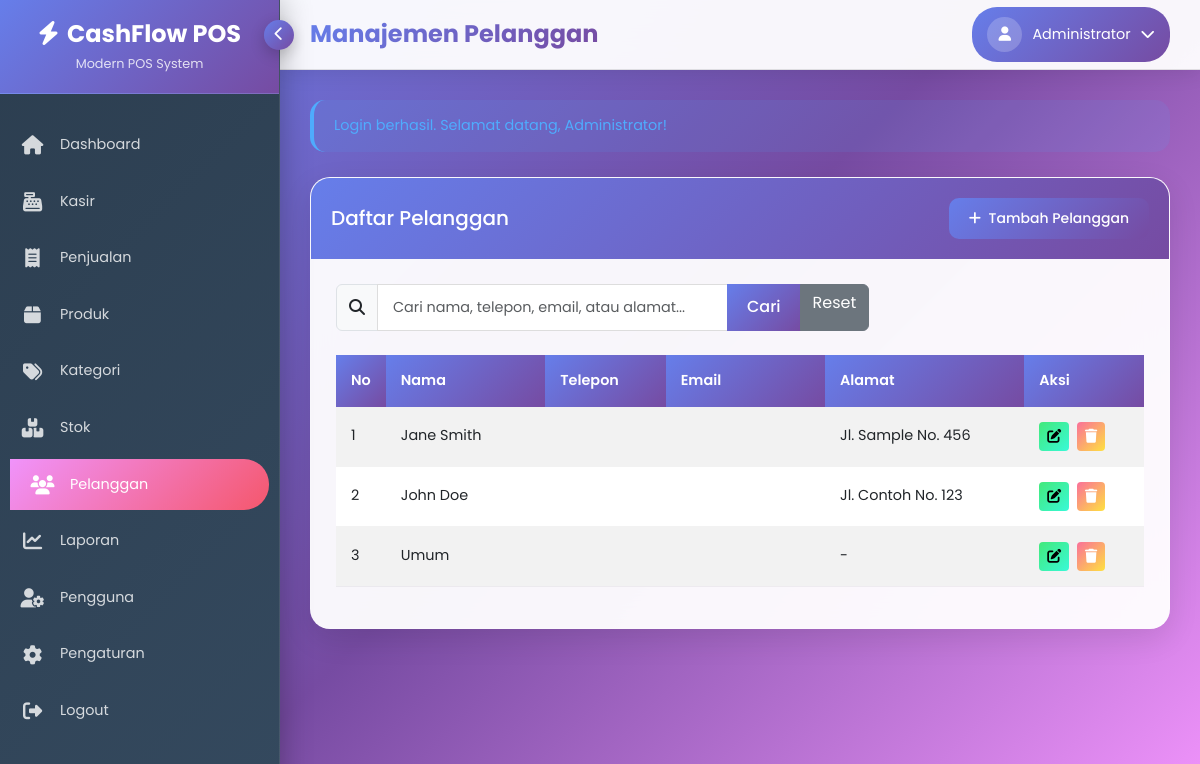
Screenshot of /pelanggan/index.php (signed in) with the database file from the repository.
### tables this page shows
CREATE TABLE IF NOT EXISTS pengaturan (
    id INT AUTO_INCREMENT PRIMARY KEY,
    nama_toko VARCHAR(100) NOT NULL,
    alamat TEXT,
    no_telp VARCHAR(15),
    email VARCHAR(100),
    logo VARCHAR(255),
    footer_struk TEXT,
    pajak DECIMAL(5,2) DEFAULT 0,
    updated_at TIMESTAMP DEFAULT CURRENT_TIMESTAMP ON UPDATE CURRENT_TIMESTAMP
);

CREATE TABLE IF NOT EXISTS users (
    id INT AUTO_INCREMENT PRIMARY KEY,
    username VARCHAR(50) NOT NULL UNIQUE,
    password VARCHAR(255) NOT NULL,
    nama_lengkap VARCHAR(100) NOT NULL,
    role ENUM('admin', 'kasir') NOT NULL,
    email VARCHAR(100),
    no_telp VARCHAR(15),
    foto VARCHAR(255) DEFAULT 'default.jpg',
    status TINYINT(1) DEFAULT 1,
    created_at TIMESTAMP DEFAULT CURRENT_TIMESTAMP,
    updated_at TIMESTAMP DEFAULT CURRENT_TIMESTAMP ON UPDATE CURRENT_TIMESTAMP
);

CREATE TABLE IF NOT EXISTS pelanggan (
    id INT AUTO_INCREMENT PRIMARY KEY,
    nama VARCHAR(100) NOT NULL,
    alamat TEXT,
    no_telp VARCHAR(15),
    email VARCHAR(100),
    poin INT DEFAULT 0,
    created_at TIMESTAMP DEFAULT CURRENT_TIMESTAMP,
    updated_at TIMESTAMP DEFAULT CURRENT_TIMESTAMP ON UPDATE CURRENT_TIMESTAMP
);

### helpers/functions.php (called while the page is built, shortened)
<?php
function base_url($path = '') {
    return BASE_URL . $path;
}
function asset_url($path = '') {
    return base_url('assets/' . $path);
}

### config/database.php (called while the page is built, shortened)
<?php
try {
    $conn = new mysqli(DB_HOST, DB_USER, DB_PASS, DB_NAME);
    $conn->set_charset("utf8");
} catch (Exception $e) {
    die("Error: " . $e->getMessage());
}
function query($sql) {
    global $conn;
    $result = $conn->query($sql);
    if (strpos(strtoupper($sql), 'SELECT') === 0) {
        $data = [];
        while ($row = $result->fetch_assoc()) {
            $data[] = $row;
        }
        return $data;
    }
    return true;
}
function get_row($sql) {
    global $conn;
    $result = $conn->query($sql);
    return $result->fetch_assoc();
}

### config/config.php (called while the page is built, shortened)
<?php
require_once ROOT_PATH . 'config/database.php';
require_once ROOT_PATH . 'helpers/functions.php';
function is_admin() {
    return isset($_SESSION['user_role']) && $_SESSION['user_role'] === 'admin';
}
function get_flash_message() {
    if (isset($_SESSION['flash_message'])) {
        $flash = $_SESSION['flash_message'];
        return $flash;
    }
    return null;
}
function get_settings() {
    static $settings = null;
    if ($settings === null) {
        $result = get_row("SELECT * FROM pengaturan WHERE id = 1");
        $settings = $result ?: [];
    }
    return $settings;
}

### pelanggan/index.php (the view, shortened to what this page needs)
<?php
require_once '../config/config.php';
$active_menu = 'pelanggan';
$page_title = 'Manajemen Pelanggan';
$page = isset($_GET['page']) ? (int)$_GET['page'] : 1;
$per_page = 10;
$offset = ($page - 1) * $per_page;
$search = isset($_GET['search']) ? sanitize($_GET['search']) : '';
$search_condition = '';
$query = "SELECT * FROM pelanggan
          WHERE 1=1 $search_condition
          ORDER BY id DESC
          LIMIT $offset, $per_page";
$customers = query($query);
include '../includes/header.php';
?>
<div class="row">
    <div class="col-lg-12">
        <div class="card mb-4">
            <div class="card-header d-flex justify-content-between align-items-center">
                <h5 class="mb-0">Daftar Pelanggan</h5>
                <button type="button" class="btn btn-primary btn-sm" data-bs-toggle="modal" data-bs-target="#addCustomerModal">
                    <i class="fas fa-plus me-1"></i> Tambah Pelanggan
                </button>
            </div>
            <div class="card-body">
                <form action="" method="get" class="mb-4">
                    <div class="row g-3">
                        <div class="col-md-8">
                            <div class="input-group">
                                <span class="input-group-text"><i class="fas fa-search"></i></span>
                                <input type="text" class="form-control" name="search" placeholder="Cari nama, telepon, email, atau alamat..." value="<?= htmlspecialchars($search) ?>">
                                <button type="submit" class="btn btn-primary">Cari</button>
                                <a href="<?= base_url('pelanggan/') ?>" class="btn btn-secondary">Reset</a>
                            </div>
                        </div>
                    </div>
                </form>
                <div class="table-responsive">
                    <table class="table table-striped table-hover align-middle">
                        <thead>
                            <tr>
                                <th width="5%">No</th>
                                <th width="20%">Nama</th>
                                <th width="15%">Telepon</th>
                                <th width="20%">Email</th>
                                <th width="25%">Alamat</th>
                                <th width="15%">Aksi</th>
                            </tr>
                        </thead>
                        <tbody>
                            <?php if (empty($customers)): ?>
                            <tr>
                                <td colspan="6" class="text-center py-4">Tidak ada data pelanggan</td>
                            </tr>
                            <?php else: ?>
                                <?php $no = $offset + 1; foreach ($customers as $customer): ?>
                                <tr>
                                    <td><?= $no++ ?></td>
                                    <td><?= $customer['nama'] ?></td>
                                    <td><?= $customer['telepon'] ?></td>
                                    <td><?= $customer['email'] ?></td>
                                    <td><?= $customer['alamat'] ?></td>
                                    <td>
                                        <button type="button" class="btn btn-sm btn-warning me-1 edit-customer"
                                                data-id="<?= $customer['id'] ?>"
                                                data-nama="<?= htmlspecialchars($customer['nama']) ?>"
                                                data-telepon="<?= htmlspecialchars($customer['telepon']) ?>"
                                                data-email="<?= htmlspecialchars($customer['email']) ?>"
                                                data-alamat="<?= htmlspecialchars($customer['alamat']) ?>"
                                                data-bs-toggle="modal" data-bs-target="#addCustomerModal">
                                            <i class="fas fa-edit"></i>
                                        </button>
                                        <a href="<?= base_url('pelanggan/index.php?action=delete&id=' . $customer['id']) ?>" class="btn btn-sm btn-danger btn-delete">
                                            <i class="fas fa-trash"></i>
                                        </a>
                                    </td>
                                </tr>
                                <?php endforeach; ?>
                            <?php endif; ?>
                        </tbody>
                    </table>
                </div>
            </div>
        </div>
    </div>
</div>
<?php
include '../includes/footer.php';
?>

### includes/header.php (shortened to what this page needs)
<?php
$user_id = $_SESSION['user_id'];
$user = get_row("SELECT * FROM users WHERE id = '$user_id'");
$settings = get_settings();
$flash_message = get_flash_message();
?>
<!DOCTYPE html>
<html lang="id">
<head>
    <link href="https://cdn.jsdelivr.net/npm/bootstrap@5.3.0/dist/css/bootstrap.min.css" rel="stylesheet">
    <link href="https://cdnjs.cloudflare.com/ajax/libs/font-awesome/6.4.0/css/all.min.css" rel="stylesheet">
    <link href="https://cdn.datatables.net/1.13.4/css/dataTables.bootstrap5.min.css" rel="stylesheet">
    <link href="https://cdn.jsdelivr.net/npm/select2@4.1.0-rc.0/dist/css/select2.min.css" rel="stylesheet">
    <link href="https://cdn.jsdelivr.net/npm/select2-bootstrap-5-theme@1.3.0/dist/select2-bootstrap-5-theme.min.css" rel="stylesheet">
    <link href="<?= asset_url('css/style.css') ?>" rel="stylesheet">
</head>
<body>
    <div class="sidebar" id="sidebar">
        <button class="sidebar-toggle" onclick="toggleSidebar()">
            <i class="fas fa-chevron-left" id="toggleIcon"></i>
        </button>
        <div class="sidebar-header">
            <h3><i class="fas fa-bolt me-2"></i><?= $settings['nama_toko'] ?? 'CashFlow' ?></h3>
            <div class="subtitle">Modern POS System</div>
        </div>
        <ul class="sidebar-menu">
            <li>
                <a href="<?= base_url('dashboard.php') ?>" class="<?= $active_menu === 'dashboard' ? 'active' : '' ?>">
                    <i class="fas fa-home"></i>
                    <span class="menu-text">Dashboard</span>
                </a>
            </li>
            <li>
                <a href="<?= base_url('transaksi/index.php') ?>" class="<?= $active_menu === 'transaksi' ? 'active' : '' ?>">
                    <i class="fas fa-cash-register"></i>
                    <span class="menu-text">Kasir</span>
                </a>
            </li>
            <li>
                <a href="<?= base_url('penjualan/index.php') ?>" class="<?= $active_menu === 'penjualan' ? 'active' : '' ?>">
                    <i class="fas fa-receipt"></i>
                    <span class="menu-text">Penjualan</span>
                </a>
            </li>
            <li>
                <a href="<?= base_url('produk/index.php') ?>" class="<?= $active_menu === 'produk' ? 'active' : '' ?>">
                    <i class="fas fa-box"></i>
                    <span class="menu-text">Produk</span>
                </a>
            </li>
            <li>
                <a href="<?= base_url('kategori/index.php') ?>" class="<?= $active_menu === 'kategori' ? 'active' : '' ?>">
                    <i class="fas fa-tags"></i>
                    <span class="menu-text">Kategori</span>
                </a>
            </li>
            <li>
                <a href="<?= base_url('stok/index.php') ?>" class="<?= $active_menu === 'stok' ? 'active' : '' ?>">
                    <i class="fas fa-boxes"></i>
                    <span class="menu-text">Stok</span>
                </a>
            </li>
            <li>
                <a href="<?= base_url('pelanggan/index.php') ?>" class="<?= $active_menu === 'pelanggan' ? 'active' : '' ?>">
                    <i class="fas fa-users"></i>
                    <span class="menu-text">Pelanggan</span>
                </a>
            </li>
            <li>
                <a href="<?= base_url('laporan/index.php') ?>" class="<?= $active_menu === 'laporan' ? 'active' : '' ?>">
                    <i class="fas fa-chart-line"></i>
                    <span class="menu-text">Laporan</span>
                </a>
            </li>
            <?php if (is_admin()): ?>
            <li>
                <a href="<?= base_url('users/index.php') ?>" class="<?= $active_menu === 'users' ? 'active' : '' ?>">
                    <i class="fas fa-user-cog"></i>
                    <span class="menu-text">Pengguna</span>
                </a>
            </li>
            <li>
                <a href="<?= base_url('pengaturan/index.php') ?>" class="<?= $active_menu === 'pengaturan' ? 'active' : '' ?>">
                    <i class="fas fa-cog"></i>
                    <span class="menu-text">Pengaturan</span>
                </a>
            </li>
            <?php endif; ?>
            <li>
                <a href="<?= base_url('auth/logout.php') ?>" onclick="return confirm('Apakah Anda yakin ingin logout?')">
                    <i class="fas fa-sign-out-alt"></i>
                    <span class="menu-text">Logout</span>
                </a>
            </li>
        </ul>
    </div>
    <div class="main-content" id="mainContent">
        <div class="topbar">
            <div class="topbar-left">
                <h4><?= $page_title ?? 'Dashboard' ?></h4>
            </div>
            <div class="topbar-right">
                <div class="profile-dropdown">
                    <button class="profile-btn" onclick="window.location.href='<?= base_url('profile.php') ?>'">
                        <div class="profile-avatar">
                            <?php if (!empty($user['foto']) && $user['foto'] !== 'default.jpg'): ?>
                            <img src="<?= upload_url('users/' . $user['foto']) ?>" alt="<?= $user['nama_lengkap'] ?>" class="img-fluid" style="width: 35px; height: 35px; border-radius: 50%; object-fit: cover;">
                            <?php else: ?>
                            <i class="fas fa-user"></i>
                            <?php endif; ?>
                        </div>
                        <span><?= $user['nama_lengkap'] ?></span>
                        <i class="fas fa-chevron-down"></i>
                    </button>
                </div>
            </div>
        </div>
        <div class="dashboard-content">
            <?php if ($flash_message): ?>
            <div class="alert alert-<?= $flash_message['type'] ?>">
                <?= $flash_message['message'] ?>
            </div>
            <?php endif; ?>

### assets/css/style.css (style rules this page uses)
:root { --primary-color: #4e73df; --secondary-color: #858796; --success-color: #1cc88a; --info-color: #36b9cc; --warning-color: #f6c23e; --danger-color: #e74a3b; --light-color: #f8f9fc; --dark-color: #5a5c69; --sidebar-width: 250px; --sidebar-collapsed-width: 80px; --topbar-height: 70px; --transition-speed: 0.3s; }
body { font-family: 'Nunito', -apple-system, BlinkMacSystemFont, "Segoe UI", Roboto, "Helvetica Neue", Arial, sans-serif; font-size: 0.9rem; background-color: #f8f9fc; color: #5a5c69; overflow-x: hidden; }
.sidebar { width: var(--sidebar-width); background: linear-gradient(180deg, var(--primary-color) 10%, #224abe 100%); color: #fff; position: fixed; top: 0; left: 0; height: 100vh; z-index: 999; transition: all var(--transition-speed) ease; box-shadow: 0 0.15rem 1.75rem 0 rgba(58, 59, 69, 0.15); }
.main-content { width: calc(100% - var(--sidebar-width)); margin-left: var(--sidebar-width); min-height: 100vh; transition: all var(--transition-speed) ease; position: relative; }
.topbar { height: var(--topbar-height); background-color: #fff; box-shadow: 0 0.15rem 1.75rem 0 rgba(58, 59, 69, 0.15); display: flex; align-items: center; justify-content: space-between; padding: 0 1.5rem; position: sticky; top: 0; z-index: 99; }
.card { border: none; border-radius: 0.35rem; box-shadow: 0 0.15rem 1.75rem 0 rgba(58, 59, 69, 0.1); margin-bottom: 1.5rem; }
.card-header { background-color: #f8f9fc; border-bottom: 1px solid #e3e6f0; padding: 0.75rem 1.25rem; }
.card-body { padding: 1.25rem; }
.form-control { border: 1px solid #d1d3e2; border-radius: 0.35rem; color: #6e707e; }
.btn-primary { background-color: var(--primary-color); border-color: var(--primary-color); }
.btn-warning { background-color: var(--warning-color); border-color: var(--warning-color); }
.btn-danger { background-color: var(--danger-color); border-color: var(--danger-color); }
.alert { border-radius: 0.35rem; border: 1px solid transparent; }
.alert-success { background-color: #edfcf5; border-color: #d1f5e0; color: #0f6848; }

### rows the page displays
pengaturan: nama_toko "CashFlow POS"
users: nama_lengkap "Administrator"
pelanggan: nama "Jane Smith", alamat "Jl. Sample No. 456"
pelanggan: nama "John Doe", alamat "Jl. Contoh No. 123"
pelanggan: nama "Umum", alamat "-"

### other values shown
$page_title "Manajemen Pelanggan"
$flash_message['message'] "Login berhasil. Selamat datang, Administrator!"
